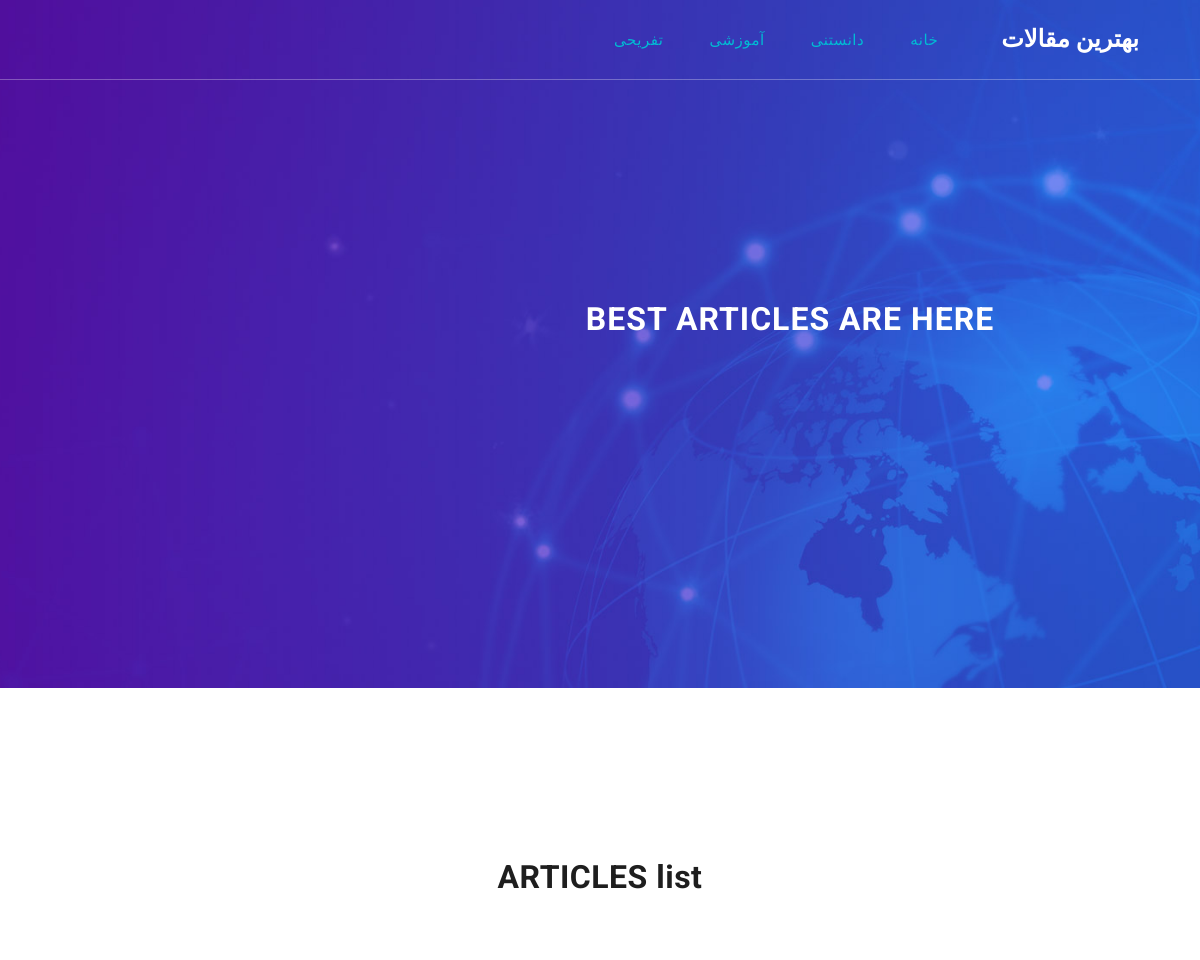
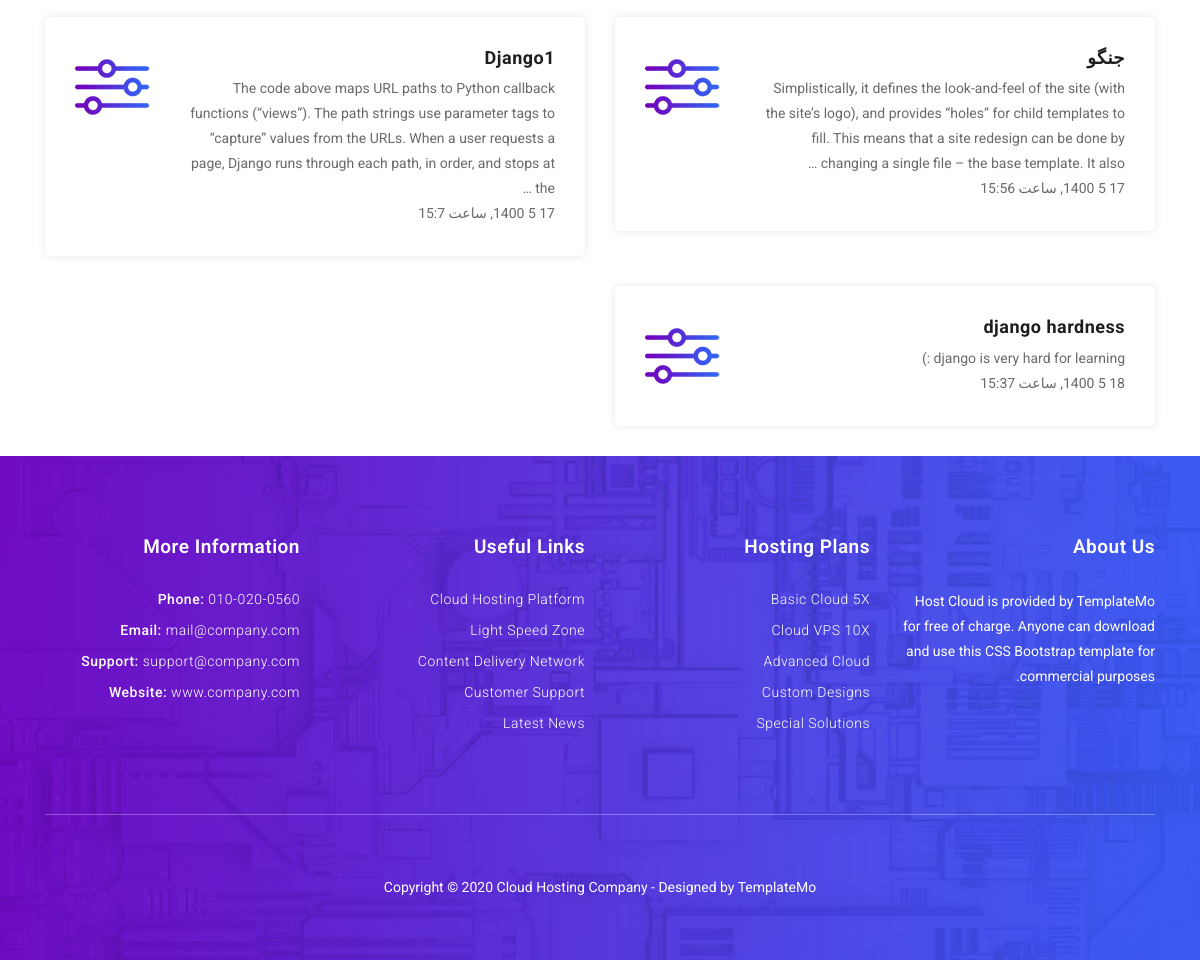
The app's page /category/dnstn/ with its own data (2 pictures, top to bottom).
### blog/models.py (models this page shows, shortened)
class Category(models.Model):
    parent = models.ForeignKey('self', default=None, null=True,
                               blank=True, on_delete=models.SET_NULL,
                               related_name='children', verbose_name='زیردسته')
    title = models.CharField(max_length=30, verbose_name='عنوان')
    slug = models.SlugField(max_length=100, unique=True, verbose_name='شناسه')
    status = models.BooleanField(default=True, verbose_name='آیا نمایش داده شود؟')
    position = models.IntegerField(verbose_name='مکان/اولویت')
    class Meta:
        verbose_name = "دسته بندی"
        verbose_name_plural = "دسته بندی ها"
        ordering = ['position']

class Article(models.Model):
    STATUS_CHOICES = (
        ('d', 'Draft'),
        ('p', 'Published'),
    )
    author = models.ForeignKey(User, null=True, on_delete=models.SET_NULL, related_name='articles', verbose_name='نویسنده')
    title = models.CharField(max_length=30, verbose_name='عنوان')
    slug = models.SlugField(max_length=100, unique=True, verbose_name='شناسه')
    category = models.ManyToManyField(Category, verbose_name='دسته بندی', related_name='articles')
    description = models.TextField(verbose_name='توضیحات')
    thumbnail = models.ImageField(upload_to="images", verbose_name='تصویر')
    published = models.DateTimeField(default=timezone.now, verbose_name='زمان انتشار')
    created = models.DateTimeField(auto_now_add=True)
    updated = models.DateTimeField(auto_now=True)
    status = models.CharField(max_length=1, choices=STATUS_CHOICES)
    class Meta:
        verbose_name = "مقاله"
        verbose_name_plural = "مقاله ها"
    def j_published(self):
        return jalali_convertor(self.published)
    def thumbnail_tag(self):
        return format_html("<img src='{}' height=45 width=80>".format(self.thumbnail.url))
    thumbnail_tag.short_description = "عکس مقاله"

### blog/views.py (the view)
# urls.py: path('category/<slug:slug>/', category, name="category"),
def category(request, slug):
    context = {
        "categories": get_object_or_404(Category, slug=slug, status=True)
    }
    return render(request, "blog/category.html", context)

### blog/templatetags/base_tags.py (called while the page is built)
@register.simple_tag
def title():
    return "بهترین مقالات"

@register.inclusion_tag("blog/partials/category_nav.html")
def category_nav():
    return {
        "categories": Category.objects.filter(status=True)
    }

### extensions/jalaly.py (called while the page is built)
    def persian_tuple(self):
        return self.persian_year, self.persian_month, self.persian_day

### extensions/utils.py (called while the page is built)
def jalali_convertor(time):
    time = timezone.localtime(time)
    time_to_string = "{},{},{}".format(time.year, time.month, time.day)
    time_to_tuple = jalaly.Gregorian(time_to_string).persian_tuple()
    output = "{} {} {}, ساعت {}:{}".format(
        time_to_tuple[2],
        time_to_tuple[1],
        time_to_tuple[0],
        time.hour,
        time.minute,
    )
    return output

### blog/templates/blog/category.html (shortened to what this page needs)
{% extends 'blog/base.html' %}
{% load static %}
{% load base_tags %}
  {% block content %}
    <div class="banner">
      <div class="container">
        <div class="row">
          <div class="col-md-8 offset-md-2">
            <div class="header-text caption">
              <h2>Best Articles Are Here</h2>
            </div>
          </div>
        </div>
      </div>
    </div>
    <div class="features-section">
      <div class="container">
        <div class="row">
          <div class="col-md-12">
            <div class="section-heading">
              <h2>ARTICLES list</h2>
            </div>
          </div>
          {% for article in categories.articles.all %}
            <div class="col-md-6">
              <div class="feature-item">
                <div class="icon">
                  <img src="{% static 'blog/assets/images/feature-01.png'%}" alt="">
                </div>
                <a href="{% url 'blog:detail' article.slug %}"><h4>{{article.title}}</h4></a>
                <p>{{article.description|truncatewords:40}}</p>
                <p>{{article.j_published}}</p>
              </div>
            </div>
          {% endfor %}
        </div>
      </div>
    </div>
  {% endblock content %}

### blog/templates/blog/partials/category_nav.html (shortened to what this page needs)
<div class="collapse navbar-collapse" id="navbarResponsive">
  <ul class="navbar-nav ml-auto">
    <li class="nav-item active">
      <a class="nav-link" href="{% url 'blog:home' %}"
        >خانه
      </a>
    </li>
    {% for category in categories %} {% if category.parent == None %}
    <li class="nav-item active">
      <a class="nav-link" href="{% url 'blog:category' category.slug %}">{{category.title}}</a>
    </li>
    {% endif %} {% endfor %}
  </ul>
</div>

### blog/static/blog/assets/css/templatemo-host-cloud.css (style rules this page uses)
body { font-family: 'Roboto', sans-serif; transition: all 0.5s; }
p { margin-bottom: 0px; font-size: 14px; color: #6a6a6a; line-height: 25px; }
a { text-decoration: none!important; }
.section-heading { margin-bottom: 80px; }
.section-heading h2 { color: #1e1e1e; font-size: 32px; font-weight: 700; letter-spacing: 0.5px; margin-top: 10px; margin-bottom: 15px; }
#navbarResponsive { z-index: 999; }
.navbar-collapse { text-align: center; }
.navbar .navbar-nav .nav-item { margin: 0px 15px; }
.navbar .navbar-nav a.nav-link { text-transform: capitalize; font-size: 15px; font-weight: 300; letter-spacing: 0.5px; color: #fff; transition: all 0.5s; margin-top: 5px; }
.navbar .navbar-nav .nav-link:hover, .navbar .navbar-nav .active>.nav-link, .navbar .navbar-nav .nav-link.active, .navbar .navbar-nav .nav-link.show, .navbar .navbar-nav .show>.nav-link { color: #00bcd4; }
.banner { background-image: url(../images/banner-bg.jpg); background-size: cover; background-repeat: no-repeat; padding: 300px 0px; background-position: center center; }
.banner .caption { text-align: center; }
.banner .caption h2 { text-transform: uppercase; letter-spacing: 1px; margin-top: 0px; margin-bottom: 50px; font-size: 32px; font-weight: 700; color: #fff; }
.features-section { margin-top: 160px; }
.features-section .section-heading { text-align: center; }
.features-section .section-heading h2 { color: #1e1e1e; }
.features-section .feature-item { box-shadow: 0px 0px 10px rgba(0,0,0,0.1); border-radius: 5px; padding: 30px; margin-bottom: 30px; }
.features-section .feature-item .icon { float: left; margin-top: 12px; }
.features-section .feature-item .icon img { max-width: 80px; margin-right: 30px; }
.features-section .feature-item h4 { font-size: 18px; color: #1e1e1e; letter-spacing: 0.5px; font-weight: 700; }
.features-section .feature-item p { margin-left: 106px; }

### blog/static/blog/assets/css/rtl.css (style rules this page uses)
body { direction: rtl; text-align: right; }

### records on screen
Category: title "دانستنی"
Category: title "آموزشی"
Category: title "تفریحی"
Article: title "جنگو", description "Simplistically, it defines the look-and-feel of the site (with the site’s logo), and provides “holes” for child templates to fill. This means that a site redesign can be done by changing a single file – the base template. It also …", j_published "17 5 1400, ساعت 15:56"
Article: title "Django1", description "The code above maps URL paths to Python callback functions (“views”). The path strings use parameter tags to “capture” values from the URLs. When a user requests a page, Django runs through each path, in order, and stops at the …", j_published "17 5 1400, ساعت 15:7"
Article: title "django hardness", description "django is very hard for learning :)", j_published "18 5 1400, ساعت 15:37"
